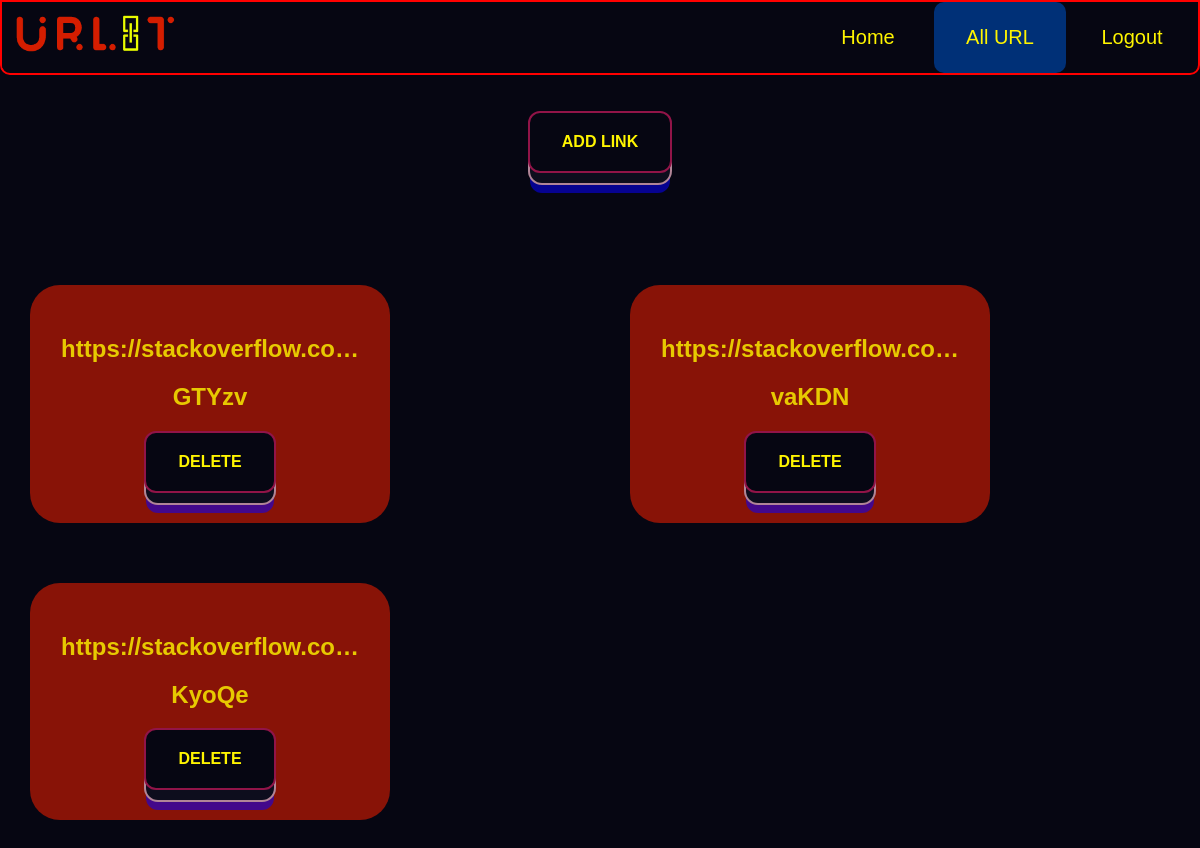
Page /details/ (signed in) on the earlier database version.
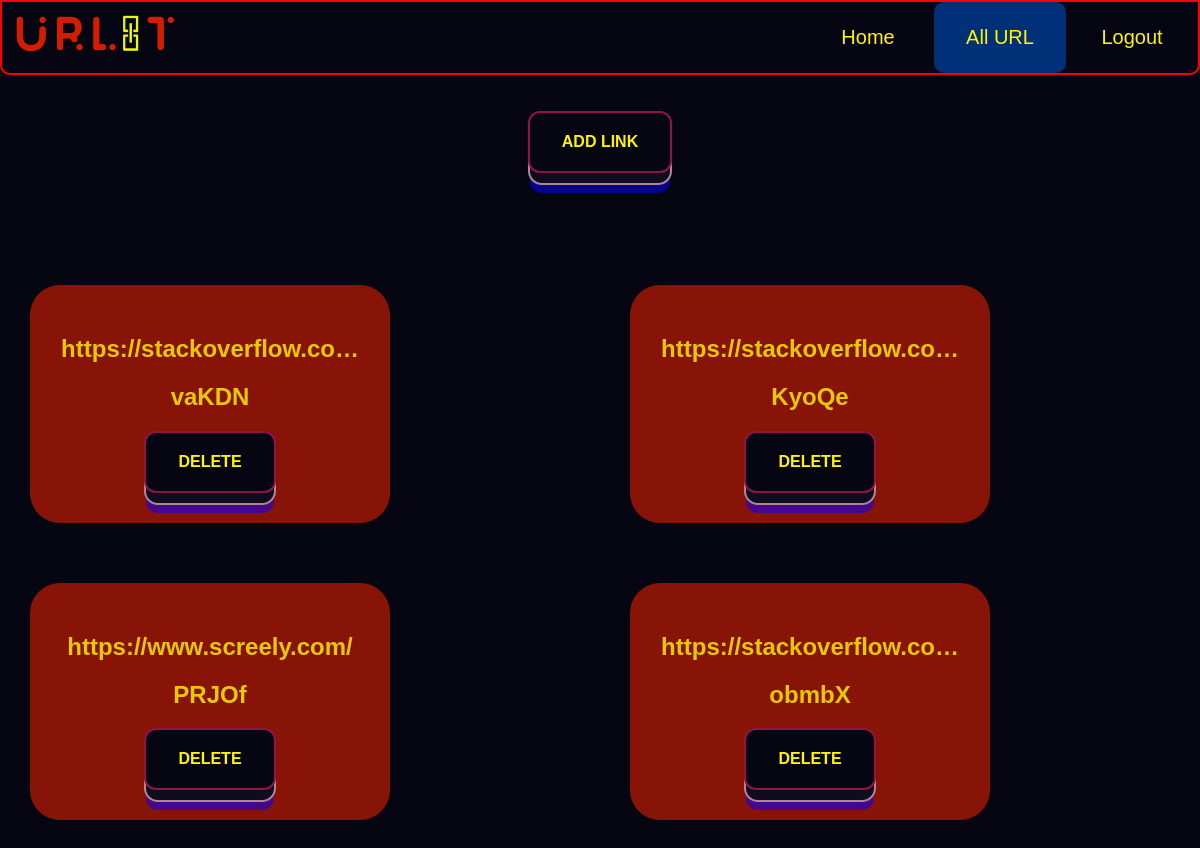
Same page on the later database version.
### home/models.py (models this page shows, shortened)
class URL(models.Model):
    name = models.ForeignKey(User, on_delete=models.CASCADE)
    url_link = models.URLField(max_length=200)
    short_code = models.CharField(max_length=50)
    slug = models.SlugField(unique=True)

### home/views.py (the view)
# urls.py: path('details/',views.UserDataListView.as_view(),name='details'),
class UserDataListView(LoginRequiredMixin,ListView):
    model = URL
    login_url='login'
    context_object_name = 'urls'
    template_name = "home/home.html"
    def get_context_data(self, **kwargs):
        context = super().get_context_data(**kwargs)
        context['urls'] = context['urls'].filter(name=self.request.user)
        return context

### home/templates/home/home.html (shortened to what this page needs)
{% extends 'base.html' %}
{% load static %}
{% block styles %}
    <link rel="stylesheet" href="{% static 'css/home.css' %}">
{% endblock styles %}
{% block content %}
<br><br>
<div class="center">
    <a href="{% url 'shorten-url' %}"><button class="learn-more">ADD link</button></a>
</div>
<br><br>
<br><br>
<br><br>
<br><br>
<div class="all_cards">
    {% for user in urls %}
    <div class="urls">
        <a href="{{ user.url_link }}"><h2>{{ user.url_link |truncatechars:25 }}</h2></a>
        <h2><a href="{% url 'redirect' user.short_code %}">{{ user.short_code }}</a></h2>
            <a href="{% url 'delete' user.id %}"><button class="learn-more">DELETE</button></a>
    </div>
    {% endfor %}
</div>
{% endblock content %}

Differences in the rows shown:
removed URL: url_link "https://stackoverflow.co…", short_code "GTYzv"
added URL: url_link "https://www.screely.com/", short_code "PRJOf"
added URL: url_link "https://stackoverflow.co…", short_code "obmbX"
